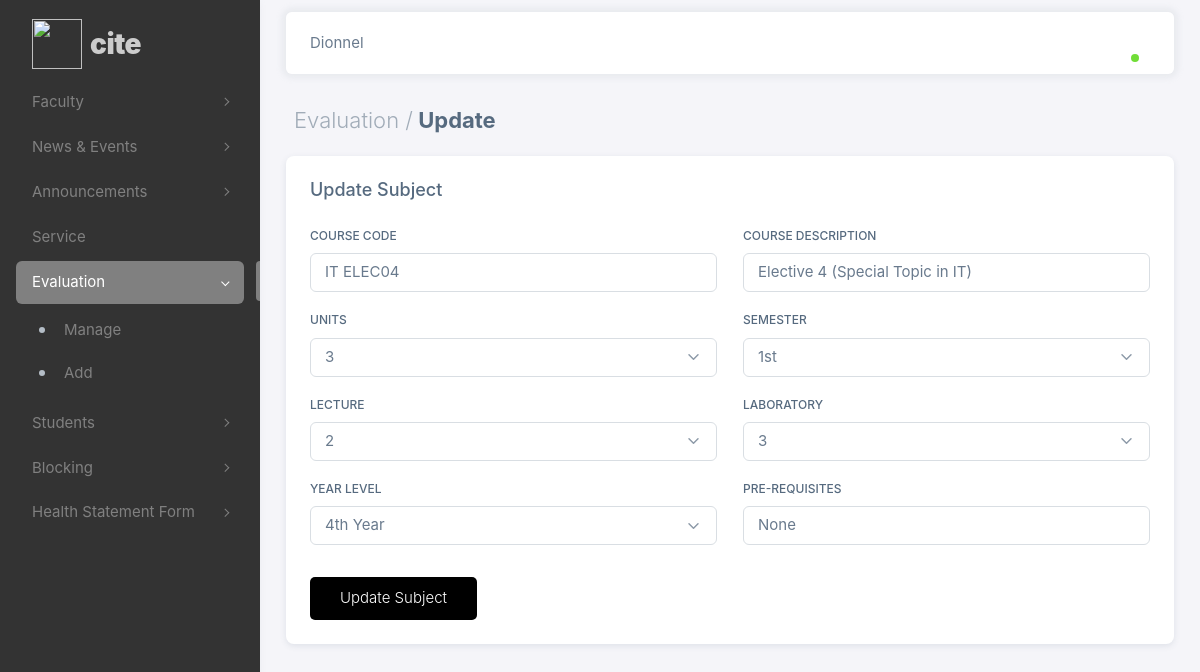
/admin/php/upd_subjects.php?subj_id=114 (signed in), run on the app's committed database.
### tables this page shows
CREATE TABLE `subject_tbl` (
  `subj_id` int(11) NOT NULL,
  `eval_id` int(11) NOT NULL,
  `courseCode` varchar(10) NOT NULL,
  `courseDesc` varchar(100) NOT NULL,
  `units` varchar(10) NOT NULL,
  `lec` int(10) NOT NULL,
  `lab` int(10) NOT NULL,
  `pre_requisites` varchar(10) NOT NULL,
  `yr_lvl` varchar(20) NOT NULL,
  `sem` varchar(15) NOT NULL
);

### admin/php/upd_subjects.php (the view, shortened to what this page needs)
<?php
if (isset($_SESSION['id']) && isset($_SESSION['username']) && isset($_SESSION['fname'])) {
  $subj_id = $_GET['subj_id'];
?>
<!DOCTYPE html>
<html
  lang="en"
  class="light-style layout-menu-fixed"
  dir="ltr"
  data-theme="theme-default"
  data-assets-path="../assets/"
  data-template="vertical-menu-template-free"
>
  <head>
    <link rel="stylesheet" href="../assets/vendor/fonts/boxicons.css" />
    <link rel="stylesheet" href="../assets/vendor/css/core.css" class="template-customizer-core-css" />
    <link rel="stylesheet" href="../assets/vendor/css/theme-default.css" class="template-customizer-theme-css" />
    <link rel="stylesheet" href="../assets/css/demo.css" />
    <link rel="stylesheet" href="../assets/vendor/libs/perfect-scrollbar/perfect-scrollbar.css" />
    <link rel="stylesheet" href="../assets/vendor/libs/apex-charts/apex-charts.css" />
    <link rel="stylesheet" href="css/cite_theme.css" />
  </head>
  <body>
    <div class="layout-wrapper layout-content-navbar">
      <div class="layout-container">
        <aside id="layout-menu" class="layout-menu menu-vertical menu bg-menu-theme">
          <div class="app-brand demo">
            <a href="faculty.php" class="app-brand-link">
              <span class="app-brand-logo demo">
                <img src="assets/logo.png" style="height: 50px; width: 50px">
              </span>
              <span class="app-brand-text demo menu-text fw-bolder ms-2">CITE</span>
            </a>
          </div>
          <ul class="menu-inner py-1">
            <li class="menu-item">
              <a href="javascript:void(0);" class="menu-link menu-toggle">
                <div data-i18n="Layouts">Faculty</div>
              </a>
            </li>
            <li class="menu-item">
              <a href="javascript:void(0);" class="menu-link menu-toggle">
                <div data-i18n="Layouts">News & Events</div>
              </a>
            </li>
            <li class="menu-item">
              <a href="javascript:void(0);" class="menu-link menu-toggle">
                <div data-i18n="Layouts">Announcements</div>
              </a>
            </li>
            <li class="menu-item">
              <a href="index.html" class="menu-link">
                <div data-i18n="Analytics">Service</div>
              </a>
            </li>
            <li class="menu-item active open">
              <a href="javascript:void(0);" class="menu-link menu-toggle">
                <div data-i18n="Layouts">Evaluation</div>
              </a>
              <ul class="menu-sub">
                <li class="menu-item">
                  <a href="evaluation.php" class="menu-link">
                    <div>Manage</div>
                  </a>
                </li>
                <li class="menu-item">
                  <a href="add_evaluation.php" class="menu-link">
                    <div>Add</div>
                  </a>
                </li>
              </ul>
            </li>
            <li class="menu-item">
              <a href="javascript:void(0);" class="menu-link menu-toggle">
                <div data-i18n="Layouts">Students</div>
              </a>
            </li>
            <li class="menu-item">
              <a href="javascript:void(0);" class="menu-link menu-toggle">
                <div data-i18n="Layouts">Blocking</div>
              </a>
            </li>
            <li class="menu-item">
              <a href="javascript:void(0);" class="menu-link menu-toggle">
                <div data-i18n="Layouts">Health Statement Form</div>
              </a>
            </li>
          </ul>
        </aside>
        <div class="layout-page">
          <nav
            class="layout-navbar container-xxl navbar navbar-expand-xl navbar-detached align-items-center bg-navbar-theme"
            id="layout-navbar">
            <div class="navbar-nav-right d-flex align-items-center" id="navbar-collapse">
              <div class="navbar-nav align-items-center">
                <div class="nav-item d-flex align-items-center">
                  <span><?php echo $_SESSION['fname'].' '.$_SESSION['lname'];?></span>
                </div>
              </div>
              <ul class="navbar-nav flex-row align-items-center ms-auto">
                <li class="nav-item navbar-dropdown dropdown-user dropdown">
                  <a class="nav-link dropdown-toggle hide-arrow" href="javascript:void(0);" data-bs-toggle="dropdown">
                    <div class="avatar avatar-online">
                    </div>
                  </a>
                </li>
              </ul>
            </div>
          </nav>
          <div class="content-wrapper">
            <div class="container-xxl flex-grow-1 container-p-y">
              <h4 class="fw-bold p-2"><span class="text-muted fw-light">Evaluation /</span> Update</h4>
              <form action="php/evaluationPHP.php?subj_id=<?=$subj_id?>" method="POST" id="upd_sub_form">
                <?php
                  include "db_conn.php";
                  $sql = "SELECT * FROM subject_tbl WHERE subj_id = $subj_id";
                  $result = $conn->query($sql);
                    if($result->num_rows > 0) {
                      while ($row=$result->fetch_assoc()) {
                ?>
                <div class="p-4 card mb-4">
                  <h5 class="mb-4">Update Subject</h5>
                  <div class="row">
                    <div class="col-md-6 mb-3">
                      <label class="form-label">Course Code</label>
                      <input type="text" class="form-control" name="upd_courseCode" value="<?php echo $row['courseCode'];?>" required>
                    </div>
                    <div class="col-md-6 mb-3">
                      <label class="form-label">Course Description</label>
                      <input type="text" class="form-control" name="upd_courseDesc" value="<?php echo $row['courseDesc'];?>" required>
                    </div>
                    <div class="col-md-6 mb-3">
                      <label class="form-label">Units</label>
                      <select class="select2 form-select" name="upd_units" required>
                        <option value="<?php echo $row['units'];?>"><?php echo $row['units'];?></option>
                      </select>
                    </div>
                    <div class="col-md-6 mb-3">
                      <label class="form-label">Semester</label>
                      <select class="select2 form-select" name="upd_sem" required>
                        <option value="<?php echo $row['sem'];?>"><?php echo $row['sem'];?></option>
                      </select>
                    </div>
                    <div class="col-md-6 mb-3">
                      <label class="form-label">Lecture</label>
                      <select class="select2 form-select" name="upd_lec" required>
                        <option value="<?php echo $row['lec'];?>"><?php echo $row['lec'];?></option>
                      </select>
                    </div>
                    <div class="col-md-6 mb-3">
                      <label class="form-label">Laboratory</label>
                      <select class="select2 form-select" name="upd_lab" required>
                        <option value="N/A"><?php echo $row['lab'];?></option>
                      </select>
                    </div>
                    <div class="col-md-6 mb-3">
                      <label class="form-label">Year Level</label>
                      <select class="select2 form-select" name="upd_yr_lvl" required>
                        <option value="<?php echo $row['yr_lvl'];?>"><?php echo $row['yr_lvl']." Year";?></option>
                      </select>
                    </div>
                    <div class="col-md-6 mb-3">
                      <label class="form-label">Pre-requisites</label>
                      <input type="text" class="form-control" name="upd_pre_requisites" value="<?php echo $row['pre_requisites'];?>" required>
                    </div>
                    <div class="d-grid gap-2 d-md-block mt-3">
                      <button class="main-button" type="submit" name="upd_subBtn">Update Subject</button>
                    </div>
                  </div>
                </div>
                <?php
                    }
                  }
                  else {
                    echo "<center><span style='color: red'>Subject unavailable</span></center>";
                  }
                ?>
              </form>
            </div>
          </div>
        </div>
      </div>
    </div>
  </body>
</html>
<?php
} else {
  header("Location: index.php");
  exit();
}
?>

### admin/assets/css/demo.css (style rules this page uses)
.menu .app-brand.demo { height: 64px; margin-top: 12px; }
.app-brand-text.demo { font-size: 1.75rem; letter-spacing: -0.5px; text-transform: lowercase; }

### admin/php/css/cite_theme.css (style rules this page uses)
.main-button { padding: 10px 30px; background-color: #000000; color: #fff; font-size: 15px; font-weight: 300; border: none; border-radius: 5px; }

### data on the page
subject_tbl: upd_courseCode "IT ELEC04", upd_courseDesc "Elective 4 (Special Topic in IT)", upd_units "3", upd_sem "1st", upd_lec "2", upd_lab "3", upd_yr_lvl "4th Year", upd_pre_requisites "None"

### other printed values
$_SESSION['fname'] "Dionnel"
